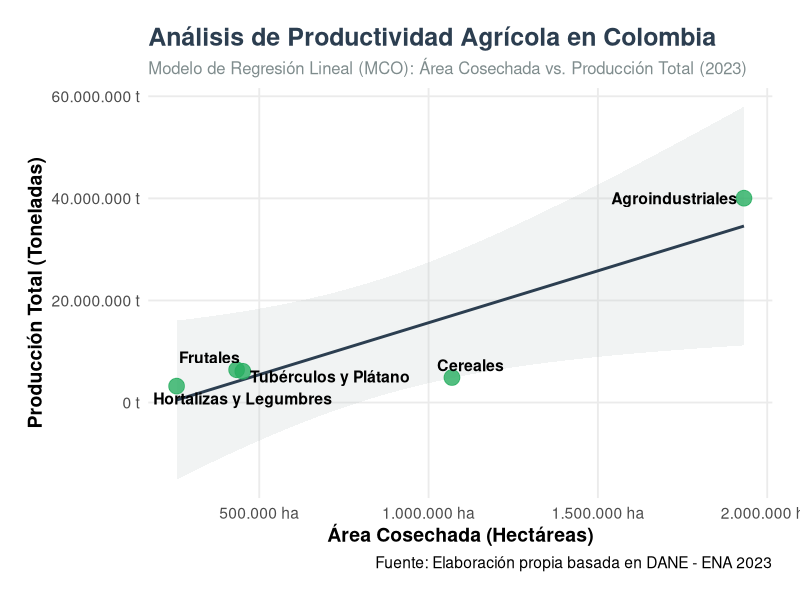

Recreate this plot in R.
# --- Regresión Lineal ENA 2023 (DANE) ---

# Carga de librerías profesionales
library(ggplot2)
library(scales)
library(ggrepel) # Para que las etiquetas no se amontonen

# 1. Datos reales de la imagen (DANE ENA 2023)
datos_ena <- data.frame(
  grupo = c("Agroindustriales", "Cereales", "Tubérculos y Plátano",
            "Frutales", "Hortalizas y Legumbres"),
  area_ha = c(1931298, 1069035, 451544, 433191, 255950),
  prod_ton = c(40034252, 4897844, 6124169, 6426866, 3216401)
)

# 2. Creación del Gráfico de Alto Nivel
grafico <- ggplot(datos_ena, aes(x = area_ha, y = prod_ton)) +
  # Línea de regresión con intervalo de confianza sombreado
  geom_smooth(method = "lm", formula = y ~ x, color = "#2c3e50", fill = "#bdc3c7", alpha = 0.2) +
  # Puntos con borde y color sólido
  geom_point(color = "#27ae60", size = 5, alpha = 0.8) +
  # Etiquetas inteligentes que no se solapan
  geom_text_repel(aes(label = grupo), fontface = "bold", size = 4) +
  # Formateo de ejes para legibilidad (millones y miles)
  scale_x_continuous(labels = label_number(suffix = " ha", big.mark = ".")) +
  scale_y_continuous(labels = label_number(suffix = " t", big.mark = ".")) +
  # Etiquetas profesionales
  labs(
    title = "Análisis de Productividad Agrícola en Colombia",
    subtitle = "Modelo de Regresión Lineal (MCO): Área Cosechada vs. Producción Total (2023)",
    x = "Área Cosechada (Hectáreas)",
    y = "Producción Total (Toneladas)",
    caption = "Fuente: Elaboración propia basada en DANE - ENA 2023"
  ) +
  # Tema minimalista estilo 'The Economist' o 'Nature'
  theme_minimal(base_size = 14) +
  theme(
    plot.title = element_text(face = "bold", size = 18, color = "#2c3e50"),
    plot.subtitle = element_text(size = 12, color = "#7f8c8d"),
    axis.title = element_text(face = "bold"),
    panel.grid.minor = element_blank(),
    plot.margin = margin(20, 20, 20, 20)
  )

# 3. Guardar en alta resolución para LaTeX/Emacs
ggsave("grafico_pro_dane.png", plot = grafico, width = 10, height = 7, dpi = 300)

print("Gráfico generado con éxito: grafico_pro_dane.png")
